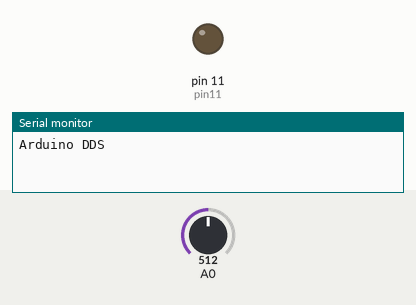
Recording of a sketch running on a simulated Arduino Uno, built with avr-gcc and run on an emulated ATmega328P. Shown: output pins drawn as LEDs (lit = HIGH), the last lines printed to the serial monitor. The test bench sets the inputs (shaded band); at power-on: A0 = 512.

Above: at 0.01 s.
At 2.8 s:
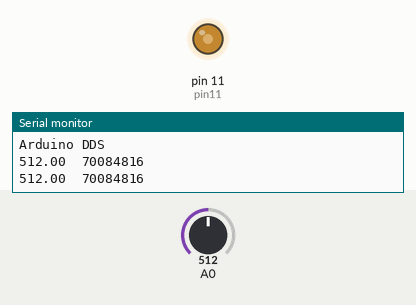
2.9 s: A0 set to 14
At 3.7 s:
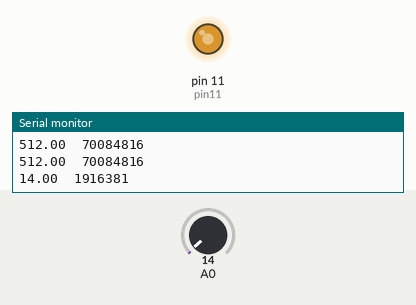
Timing chart, 0 to 5.5 s (numbered marks = the images above; inputs shaded):
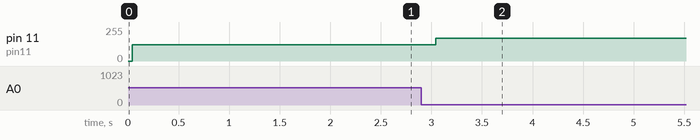

The sketch:

test3.ino
```cpp
 #include "avr/pgmspace.h"

// table of 256 sine values / one sine period / stored in flash memory
const unsigned char __ATTR_PROGMEM__ sine256[]  = {
  127,130,133,136,139,143,146,149,152,155,158,161,164,167,170,173,176,178,181,184,187,190,192,195,198,200,203,205,208,210,212,215,217,219,221,223,225,227,229,231,233,234,236,238,239,240,
  242,243,244,245,247,248,249,249,250,251,252,252,253,253,253,254,254,254,254,254,254,254,253,253,253,252,252,251,250,249,249,248,247,245,244,243,242,240,239,238,236,234,233,231,229,227,225,223,
  221,219,217,215,212,210,208,205,203,200,198,195,192,190,187,184,181,178,176,173,170,167,164,161,158,155,152,149,146,143,139,136,133,130,127,124,121,118,115,111,108,105,102,99,96,93,90,87,84,81,78,
  76,73,70,67,64,62,59,56,54,51,49,46,44,42,39,37,35,33,31,29,27,25,23,21,20,18,16,15,14,12,11,10,9,7,6,5,5,4,3,2,2,1,1,1,0,0,0,0,0,0,0,1,1,1,2,2,3,4,5,5,6,7,9,10,11,12,14,15,16,18,20,21,23,25,27,29,31,
  33,35,37,39,42,44,46,49,51,54,56,59,62,64,67,70,73,76,78,81,84,87,90,93,96,99,102,105,108,111,115,118,121,124

};
#define cbi(sfr, bit) (_SFR_BYTE(sfr) &= ~_BV(bit))
#define sbi(sfr, bit) (_SFR_BYTE(sfr) |= _BV(bit))

byte bb;
int N = 32; //No. of bits of Phase Accumulator
double Fout;
//Fclk=16MHz/510=31372.549; formula for wave frequency in phase correct mode: Fcpu/5N N=1
const double Fclk=31376.6;      // measured

// variables used inside interrupt service declared as voilatile
volatile byte i;              // var inside interrupt
volatile byte j;             // var inside interrupt
volatile byte c4ms;              // counter incremented all 4ms
volatile unsigned long PhaseAcc;   // phase accumulator
volatile unsigned long TuningWord;  // dds tuning word M

void setup(){
  Serial.begin(115200);        // connect to the serial port
  Serial.println("Arduino DDS");

  pinMode(11, OUTPUT);     // pin11= PWM  output / frequency output

  Setup_timer2();

  // disable interrupts to avoid timing distortion
  cbi (TIMSK0,TOIE0);              // disable Timer0 !!! delay() is now not available
  sbi (TIMSK2,TOIE2);              // enable Timer2 Interrupt

  Fout=1000.0;                    // initial output frequency 1000Hz
  TuningWord = pow(2,N)*Fout/Fclk;  // calulate DDS new tuning word

}
void loop(){
  while(1){
     if (c4ms > 250) {                 // timer / wait fou a full second
      c4ms=0;
      Fout = analogRead(0);           // read Poti on analog pin 0 to adjust output frequency from 0..1023 Hz

      cbi(TIMSK2,TOIE2);              // disble Timer2 Interrupt
      TuningWord = pow(2,32)*Fout/Fclk;  // calulate DDS new tuning word
      sbi(TIMSK2,TOIE2);              // enable Timer2 Interrupt

      Serial.print(Fout);
      Serial.print("  ");
      Serial.println(TuningWord);
    }

  }
 }
//******************************************************************
// timer2 setup: set prescaler=1,Phase Correct PWM,  16000000/510 = 31372.55 Hz clock
void Setup_timer2() {

// Timer2 Clock Prescaler to 1
  sbi (TCCR2B, CS20);
  cbi (TCCR2B, CS21);
  cbi (TCCR2B, CS22);

  // Timer2 PWM Mode set to Phase Correct PWM
  cbi (TCCR2A, COM2A0);  // clear Compare Match
  sbi (TCCR2A, COM2A1);

  sbi (TCCR2A, WGM20);  // Mode 1 Phase Correct PWM
  cbi (TCCR2A, WGM21);
  cbi (TCCR2B, WGM22);
}

//******************************************************************
// Timer2 Interrupt Service at 31372,550 KHz = 32uSec
// this is the timebase REFCLOCK for the DDS generator
// Fout = (M*Fclk) / (2 exp 32)
// runtime : 8 microseconds ( inclusive push and pop)
ISR(TIMER2_OVF_vect) {
  PhaseAcc = PhaseAcc + TuningWord; // soft DDS, phase accu with 32 bits
  i = PhaseAcc >> 24;     // use upper 8 bits for phaseaccu as frequency information
                         // read value fron ROM sine table and send to PWM DAC
  OCR2A=pgm_read_byte_near(sine256 + i);

  // increment variable c4ms all 4 milliseconds
  if(j++ == 125) {
    c4ms++;
    j=0;
   }

}
```

Measured:
- after the input at 2.9 s, pin 11 (pin11): 123/255 → 169/255 after 0.14 s
